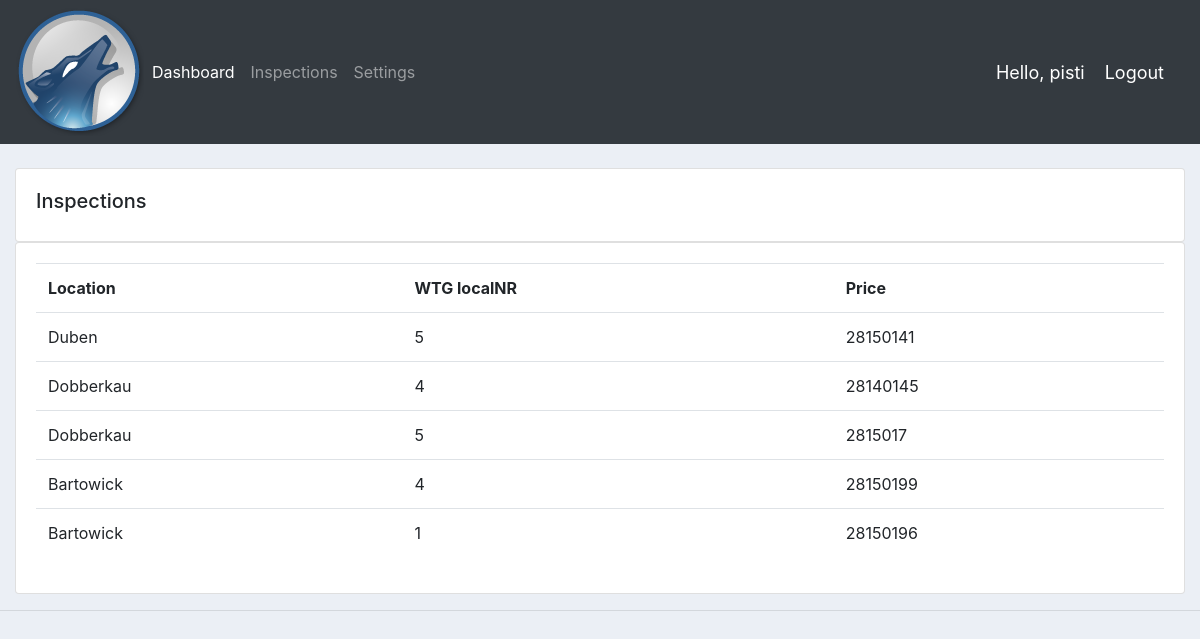
The app's page /inspections/ (signed in), older data.
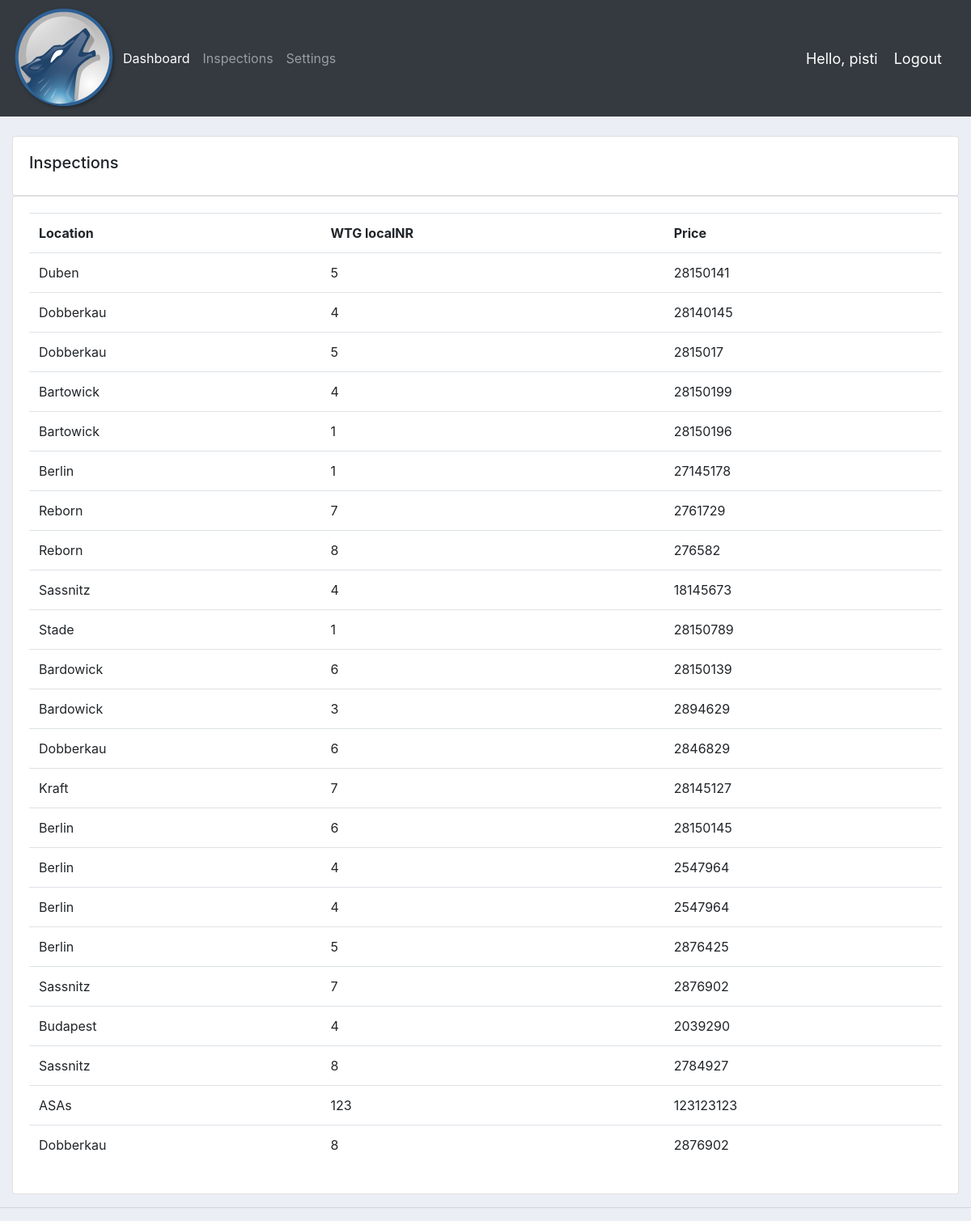
The same page, newer data.
### accounts/models.py (models this page shows, shortened)
class Inspection(models.Model):
	date = models.DateTimeField(auto_now_add=True)
	location = models.CharField(max_length=50)
	wtglocalnumber = models.CharField(max_length=3)
	wtgnumber = models.CharField(max_length=15)
	technician_one = models.ForeignKey(Technician, null=True, on_delete= models.SET_NULL)
	technician_two = models.CharField(max_length=50)
	technician_three = models.CharField(max_length=50, null=True, blank=True)
	notes = models.TextField(null=True, blank=True)
	TRAVEL_OFFICE_WTG = 'Travel Office --> WTG'
	TRAVEL_WTG_OFFICE = 'Travel WTG --> Office'
	TRAVEL_HOTEL_WTG = 'Travel Hotel --> WTG'
	TRAVEL_WTG_HOTEL = 'Travel WTG --> Hotel'
	TRAVEL_EXTRA = 'Travel Extra'
	WORK_PREPARATION = 'Work Preparation'
	UT_INSPECTION = 'UT Inspection'
	STANDBY_WEATHER = 'Standby Weather'
	STANDBY_WTG_DISORDER = 'Standby WTG Disorder'
	CLEANING = 'Cleaning'
	OTHER = 'Other'
	ACTIVITY = [(TRAVEL_OFFICE_WTG, 'Travel Office --> WTG '),
				(TRAVEL_WTG_OFFICE, 'Travel WTG --> Office'),
				(TRAVEL_HOTEL_WTG, 'Travel Hotel --> WTG'),
				(TRAVEL_WTG_HOTEL, 'Travel WTG --> Hotel'),
				(TRAVEL_EXTRA, 'Travel Extra'),
				(WORK_PREPARATION, 'Work Preparation'),
				(UT_INSPECTION, 'UT Inspection'),
				(STANDBY_WEATHER, 'Standby Weather'),
				(STANDBY_WTG_DISORDER, 'Standby WTG Disorder'),
				(CLEANING, 'Cleaning'),
				(OTHER, 'Other'),
				]
	activity_1 = models.CharField(choices=ACTIVITY, max_length=50)
	time_start_1 = models.TimeField(null=True,blank=True, auto_now=False, auto_now_add=False)
	time_end_1 = models.TimeField(null=True,blank=True, auto_now=False, auto_now_add=False)
	note_1 = models.CharField(max_length=200, blank=True)
	activity_2 = models.CharField(choices=ACTIVITY, max_length=50)
	time_start_2 = models.TimeField(null=True,blank=True, auto_now=False, auto_now_add=False)
	time_end_2 = models.TimeField(null=True,blank=True, auto_now=False, auto_now_add=False)
	note_2 = models.CharField(max_length=200, blank=True)
	activity_3 = models.CharField(choices=ACTIVITY, max_length=50)
	time_start_3 = models.TimeField(null=True,blank=True, auto_now=False, auto_now_add=False)
	time_end_3 = models.TimeField(null=True,blank=True, auto_now=False, auto_now_add=False)
	note_3 = models.CharField(max_length=200, blank=True)
	activity_4 = models.CharField(choices=ACTIVITY, max_length=50)
	time_start_4 = models.TimeField(null=True,blank=True, auto_now=False, auto_now_add=False)
	time_end_4 = models.TimeField(null=True,blank=True, auto_now=False, auto_now_add=False)
	note_4 = models.CharField(max_length=200, blank=True)
	activity_5 = models.CharField(choices=ACTIVITY, max_length=50)
	time_start_5 = models.TimeField(null=True,blank=True, auto_now=False, auto_now_add=False)
	time_end_5 = models.TimeField(null=True,blank=True, auto_now=False, auto_now_add=False)
	note_5 = models.CharField(max_length=200, blank=True)
	activity_6 = models.CharField(choices=ACTIVITY, max_length=50)
	time_start_6 = models.TimeField(null=True,blank=True, auto_now=False, auto_now_add=False)
	time_end_6 = models.TimeField(null=True,blank=True, auto_now=False, auto_now_add=False)
	note_6 = models.CharField(max_length=200,blank=True)
	photo = ImageField(blank=True, manual_crop="")

### accounts/views.py (the view)
# urls.py: path('inspections/', views.inspections, name='inspections'),
@login_required(login_url='login')
def inspections(request):
    inspections = Inspection.objects.all()
    return render(request, 'accounts/inspections.html', {'inspections':inspections})

### accounts/templates/accounts/inspections.html
{%  extends 'accounts/main.html' %}
{% block content %}
		<br>
		<div class="row">
			<div class="col-md">
				<div class="card card-body">
					<h5>Inspections</h5>
				</div>
				<div class="card card-body">
					<table class="table">
						<tr>
							<th>Location</th>
							<th>WTG localNR</th>
							<th>Price</th>
						</tr>
						{% for i in inspections %}
						<tr>
						<td>{{i.location}}</td>
						<td>{{i.wtglocalnumber}}</td>
						<td>{{i.wtgnumber}}</td>
        				</tr>
						{% endfor %}
					</table>
				</div>
			</div>
		</div>
{% endblock content %}

Row changes from the older to the newer data that the page shows:
added Inspection: location "Berlin", wtglocalnumber "1", wtgnumber "27145178"
added Inspection: location "Reborn", wtglocalnumber "7", wtgnumber "2761729"
added Inspection: location "Reborn", wtglocalnumber "8", wtgnumber "276582"
added Inspection: location "Sassnitz", wtglocalnumber "4", wtgnumber "18145673"
added Inspection: location "Stade", wtglocalnumber "1", wtgnumber "28150789"
added Inspection: location "Bardowick", wtglocalnumber "6", wtgnumber "28150139"
added Inspection: location "Bardowick", wtglocalnumber "3", wtgnumber "2894629"
added Inspection: location "Dobberkau", wtglocalnumber "6", wtgnumber "2846829"
added Inspection: location "Kraft", wtglocalnumber "7", wtgnumber "28145127"
added Inspection: location "Berlin", wtglocalnumber "6", wtgnumber "28150145"
added Inspection: location "Berlin", wtglocalnumber "4", wtgnumber "2547964"
added Inspection: location "Berlin", wtglocalnumber "4", wtgnumber "2547964"
added Inspection: location "Berlin", wtglocalnumber "5", wtgnumber "2876425"
added Inspection: location "Sassnitz", wtglocalnumber "7", wtgnumber "2876902"
added Inspection: location "Budapest", wtglocalnumber "4", wtgnumber "2039290"
added Inspection: location "Sassnitz", wtglocalnumber "8", wtgnumber "2784927"
added Inspection: location "ASAs", wtglocalnumber "123", wtgnumber "123123123"
added Inspection: location "Dobberkau", wtglocalnumber "8", wtgnumber "2876902"
